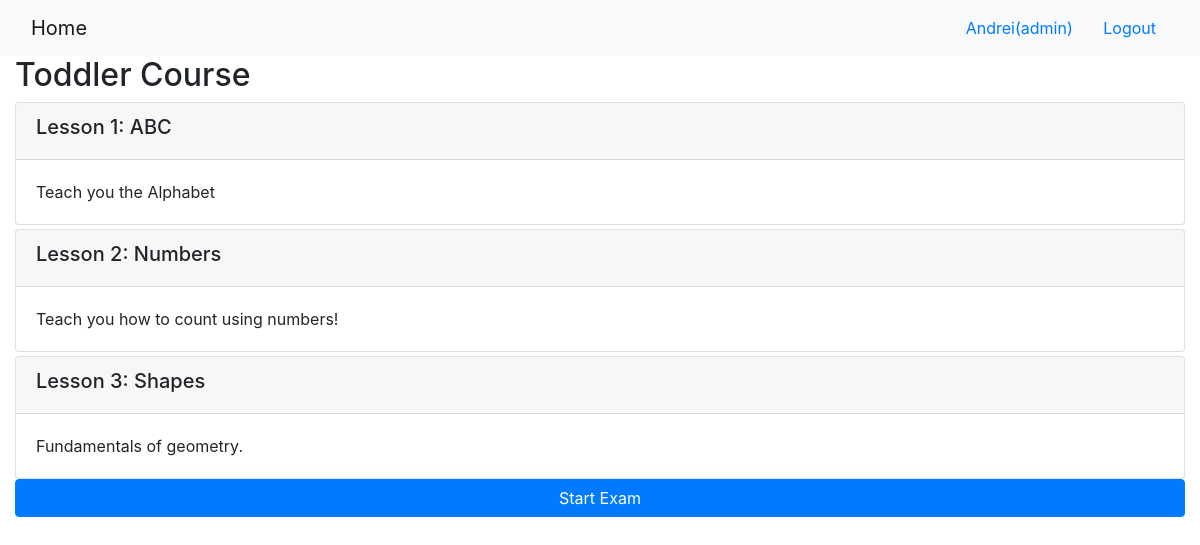
/onlinecourse/1/ (signed in), run on the app's committed database.
### onlinecourse/models.py (models this page shows, shortened)
class Course(models.Model):
    name = models.CharField(null=False, max_length=30, default='online course')
    image = models.ImageField(upload_to='course_images/')
    description = models.CharField(max_length=1000)
    pub_date = models.DateField(null=True)
    instructors = models.ManyToManyField(Instructor)
    users = models.ManyToManyField(settings.AUTH_USER_MODEL, through='Enrollment')
    total_enrollment = models.IntegerField(default=0)
    is_enrolled = False

class Lesson(models.Model):
    title = models.CharField(max_length=200, default="title")
    order = models.IntegerField(default=0)
    course = models.ForeignKey(Course, on_delete=models.CASCADE)
    content = models.TextField()

### onlinecourse/views.py (the view)
# urls.py: path('<int:pk>/', views.CourseDetailView.as_view(), name='course_details'),
class CourseDetailView(generic.DetailView):
    model = Course
    template_name = 'onlinecourse/course_detail_bootstrap.html'

### onlinecourse/templates/onlinecourse/course_detail_bootstrap.html (shortened to what this page needs)
<!DOCTYPE html>
<html lang="en">
<head>
     {% load static %}
    <link rel="stylesheet" href="https://maxcdn.bootstrapcdn.com/bootstrap/4.5.2/css/bootstrap.min.css">
</head>
<body>
    <nav class="navbar navbar-light bg-light">
        <div class="container-fluid">
            <div class="navbar-header">
                  <a class="navbar-brand" href="{% url 'onlinecourse:index' %}">Home</a>
            </div>
            <ul class="nav navbar-nav navbar-right">
                {% if user.is_authenticated %}
                <li>
                    <a class="btn btn-link" href="#">{{ user.first_name }}({{ user.username }})</a>
                    <a class="btn btn-link" href="{% url 'onlinecourse:logout' %}">Logout</a>
                </li>
                {% endif %}
            </ul>
        </div>
    </nav>
    <div class="container-fluid">
        <h2>{{ course.name }}</h2>
        <div class="card-columns-vertical">
            {% for lesson in course.lesson_set.all %}
                <div class="card mt-1">
                    <div class="card-header"><h5>Lesson {{lesson.order|add:1}}: {{lesson.title}}</h5></div>
                    <div class="card-body">
                        {{lesson.content}}
                        <br>
                    </div>
                </div>
            {% endfor %}
        </div>
        {% if user.is_authenticated %}
        <button type="button" class="btn btn-primary btn-block" data-toggle="collapse" data-target="#examform{{ course.id }}">Start Exam</button>
        {% endif %}
    </div>
</body>
</html>

### data on the page
Course: name "Toddler Course"
Lesson: order|add "1", title "ABC", content "Teach you the Alphabet"
Lesson: order|add "2", title "Numbers", content "Teach you how to count using numbers!"
Lesson: order|add "3", title "Shapes", content "Fundamentals of geometry."

### other printed values
{{ user.first_name }} "Andrei"
{{ user.username }} "admin"
